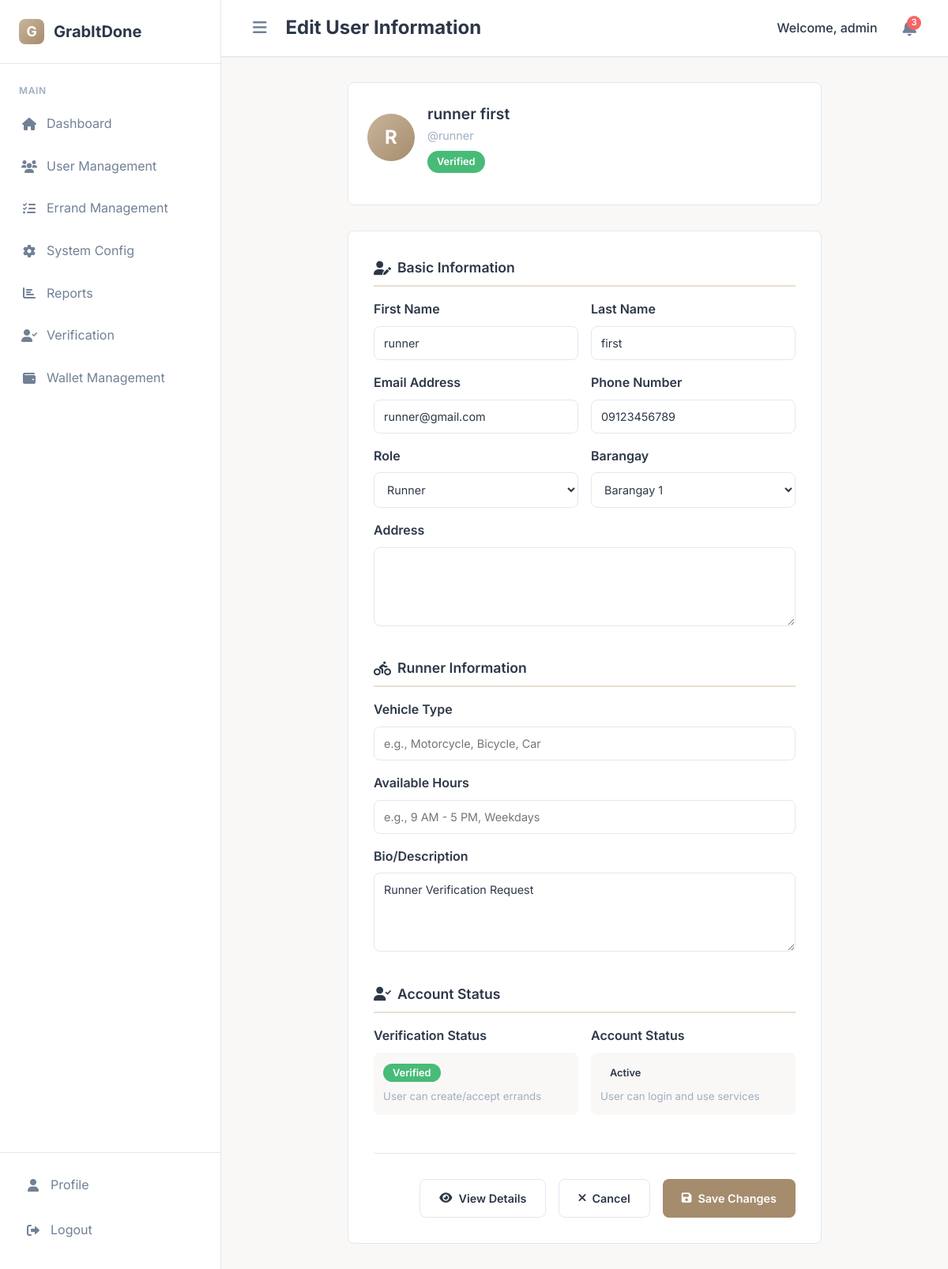
The page /edit-user/3 (signed in) on the database as committed earlier.
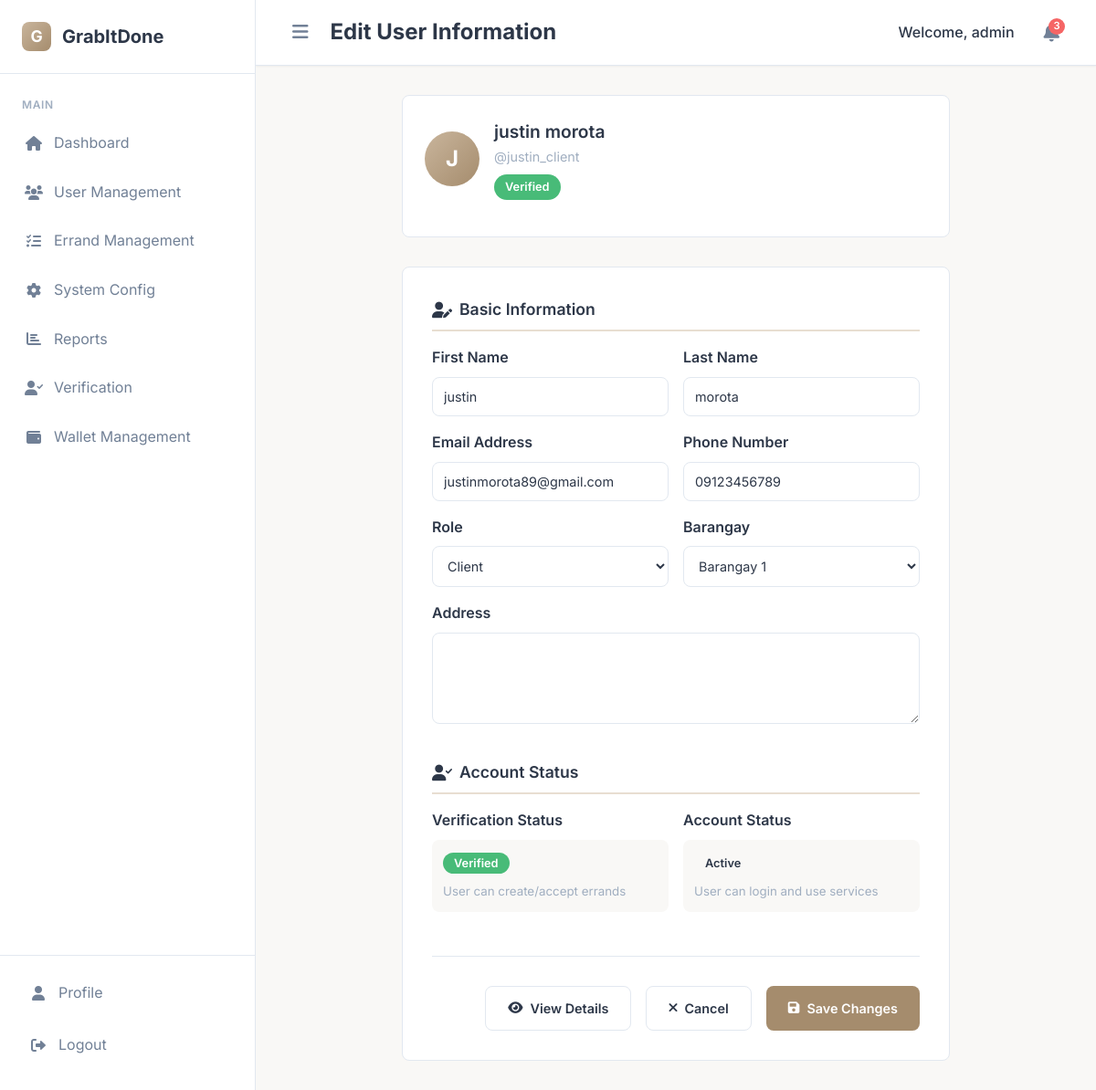
The same page on the database as committed later.
### app/models.py (models this page shows, shortened)
class User(db.Model):
    id = db.Column(db.Integer, primary_key=True)
    username = db.Column(db.String(80), unique=True, nullable=False)
    email = db.Column(db.String(120), unique=True, nullable=False)
    password_hash = db.Column(db.String(200), nullable=False)
    role = db.Column(db.String(20), nullable=False)  # client, runner, admin
    first_name = db.Column(db.String(50))
    last_name = db.Column(db.String(50))
    phone = db.Column(db.String(20))
    barangay = db.Column(db.String(100))
    address = db.Column(db.Text)
    bio = db.Column(db.Text)
    vehicle_type = db.Column(db.String(50))
    available_hours = db.Column(db.String(100))
    verified = db.Column(db.Boolean, default=False)
    verification_requested = db.Column(db.Boolean, default=False)
    verification_status = db.Column(db.String(20), default='not_requested')
    last_verification_date = db.Column(db.DateTime)
    rejection_reason = db.Column(db.Text, nullable=True)
    is_active = db.Column(db.Boolean, default=True)
    created_at = db.Column(db.DateTime, default=datetime.utcnow)
    wallet_balance = db.Column(db.Float, default=0.0)
    total_earnings = db.Column(db.Float, default=0.0)  # For runners
    total_spent = db.Column(db.Float, default=0.0)     # For clients
    created_errands = db.relationship('Errand', foreign_keys='Errand.client_id', backref='user_client', lazy=True)
    accepted_errands = db.relationship('Errand', foreign_keys='Errand.runner_id', backref='user_runner', lazy=True)
    client_payments = db.relationship('Payment', foreign_keys='Payment.client_id', backref='payment_client_user', lazy=True)
    runner_payments = db.relationship('Payment', foreign_keys='Payment.runner_id', backref='payment_runner_user', lazy=True)
    wallet_transactions = db.relationship('WalletTransaction', backref='transaction_user', lazy=True)
    user_payment_methods = db.relationship('PaymentMethod', backref='method_owner', lazy=True)
    user_wallet = db.relationship('Wallet', backref='wallet_owner_user', uselist=False)

### app/routes.py (the view, shortened to what this page needs)
@bp.route('/edit-user/<int:user_id>', methods=['GET', 'POST'])
@login_required('admin')
def edit_user(user_id):
    edit_user = User.query.get_or_404(user_id)
    return render_template('admin/edit_user.html', edit_user=edit_user, barangays=BARANGAYS)

### app/routes.py (called while the page is built)
def validate_session():
    if 'user_id' not in session:
        return False
    session_hash = session.get('session_id')
    cookie_session = request.cookies.get('user_session')
    if not session_hash or not cookie_session:
        return False
    expected_cookie = f"{session['user_id']}_{session_hash}"
    return cookie_session == expected_cookie

### app/templates/admin/edit_user.html (shortened to what the changed rows need)
{% extends 'base.html' %}
{% block header_title %}Edit User Information{% endblock %}
{% block content %}
<div class="edit-user-container">
    <div class="user-summary">
        <div class="user-summary-header">
            <div class="user-avatar">
                {{ edit_user.username[0]|upper }}
            </div>
            <div class="user-summary-info">
                <div class="name">{{ edit_user.first_name or 'N/A' }} {{ edit_user.last_name or 'N/A' }}</div>
                <div class="username">@{{ edit_user.username }}</div>
                <div class="verification-status">
                    {% if edit_user.verified %}
                        <span class="badge badge-verified">Verified</span>
                    {% elif edit_user.verification_status == 'pending' %}
                        <span class="badge badge-pending">Pending Verification</span>
                    {% endif %}
                </div>
            </div>
        </div>
    </div>
    <form method="post" class="edit-form">
        <div class="form-section">
            <div class="form-grid">
                <div class="form-group">
                    <label for="first_name" class="form-label">First Name</label>
                    <input type="text" id="first_name" name="first_name" class="form-control"
                           value="{{ edit_user.first_name or '' }}" required>
                </div>
                <div class="form-group">
                    <label for="last_name" class="form-label">Last Name</label>
                    <input type="text" id="last_name" name="last_name" class="form-control"
                           value="{{ edit_user.last_name or '' }}" required>
                </div>
            </div>
            <div class="form-grid">
                <div class="form-group">
                    <label for="email" class="form-label">Email Address</label>
                    <input type="email" id="email" name="email" class="form-control"
                           value="{{ edit_user.email }}" required>
                </div>
                <div class="form-group">
                    <label for="phone" class="form-label">Phone Number</label>
                    <input type="text" id="phone" name="phone" class="form-control"
                           value="{{ edit_user.phone or '' }}">
                </div>
            </div>
            <div class="form-grid">
                <div class="form-group">
                    <label for="role" class="form-label">Role</label>
                    <select id="role" name="role" class="form-control" required>
                        <option value="client" {% if edit_user.role == 'client' %}selected{% endif %}>Client</option>
                        <option value="runner" {% if edit_user.role == 'runner' %}selected{% endif %}>Runner</option>
                    </select>
                </div>
                <div class="form-group">
                    <label for="barangay" class="form-label">Barangay</label>
                    <select id="barangay" name="barangay" class="form-control" required>
                        {% for barangay in barangays %}
                            <option value="{{ barangay }}" {% if edit_user.barangay == barangay %}selected{% endif %}>
                                {{ barangay }}
                            </option>
                        {% endfor %}
                    </select>
                </div>
            </div>
        </div>
        {% if edit_user.role == 'runner' %}
        <div class="form-section">
            <h3 class="section-title">
                <i class="fas fa-biking"></i> Runner Information
            </h3>
            <div class="form-group">
                <label for="vehicle_type" class="form-label">Vehicle Type</label>
                <input type="text" id="vehicle_type" name="vehicle_type" class="form-control"
                       value="{{ edit_user.vehicle_type or '' }}" placeholder="e.g., Motorcycle, Bicycle, Car">
            </div>
            <div class="form-group">
                <label for="available_hours" class="form-label">Available Hours</label>
                <input type="text" id="available_hours" name="available_hours" class="form-control"
                       value="{{ edit_user.available_hours or '' }}" placeholder="e.g., 9 AM - 5 PM, Weekdays">
            </div>
            <div class="form-group">
                <label for="bio" class="form-label">Bio/Description</label>
                <textarea id="bio" name="bio" class="form-control" placeholder="Tell us about yourself...">{{ edit_user.bio or '' }}</textarea>
            </div>
        </div>
        {% endif %}
    </form>
</div>
{% endblock %}

Rows that differ between the two databases and show on the page:
changed User "Barangay 1": username "R" → "J"; first_name "runner" → "justin"; last_name "first" → "morota"; username "runner" → "justin_client"; email "runner@gmail.com" → "justinmorota89@gmail.com"; role "Runner" → "Client"; bio "Runner Verification Request" → (not shown)
Other text that changed with them:
text no longer shown: "Runner Information Vehicle Type Available Hours Bio/Description"
